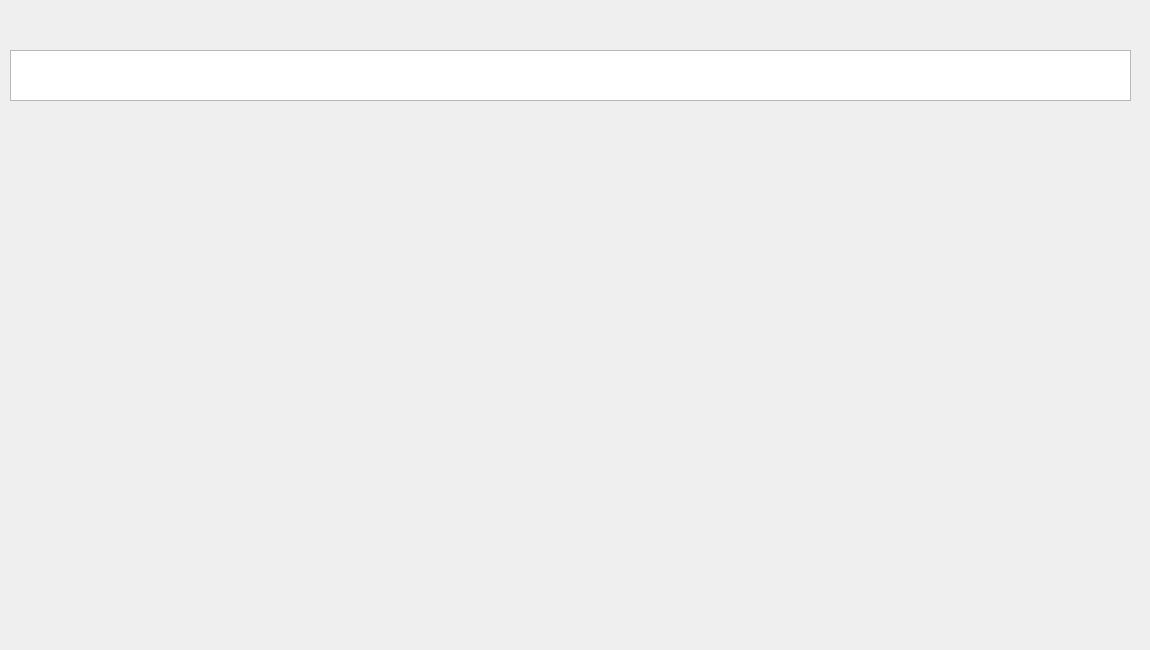
        <widget class="QWidget" name="tab_9">
         <attribute name="title">
          <string>Αποτελέσματα</string>
         </attribute>
         <widget class="MplWidget" name="MplWidget_2" native="true">
          <property name="geometry">
           <rect>
            <x>60</x>
            <y>340</y>
            <width>391</width>
            <height>291</height>
           </rect>
          </property>
         </widget>
         <widget class="QLabel" name="label_31">
          <property name="geometry">
           <rect>
            <x>10</x>
            <y>20</y>
            <width>1131</width>
            <height>31</height>
           </rect>
          </property>
          <property name="text">
           <string/>
          </property>
         </widget>
         <widget class="QTextEdit" name="textEdit">
          <property name="geometry">
           <rect>
            <x>10</x>
            <y>50</y>
            <width>1121</width>
            <height>51</height>
           </rect>
          </property>
         </widget>
         <widget class="MplWidget" name="MplWidget_7" native="true">
          <property name="geometry">
           <rect>
            <x>700</x>
            <y>350</y>
            <width>391</width>
            <height>291</height>
           </rect>
          </property>
         </widget>
         <widget class="QLabel" name="label_180">
          <property name="geometry">
           <rect>
            <x>200</x>
            <y>10</y>
            <width>741</width>
            <height>401</height>
           </rect>
          </property>
          <property name="styleSheet">
           <string notr="true">border-image: url(C:/Users/Public/Documents/Python/page.png);</string>
          </property>
          <property name="text">
           <string/>
          </property>
         </widget>
         <widget class="QLabel" name="label_181">
          <property name="geometry">
           <rect>
            <x>560</x>
            <y>410</y>
            <width>41</width>
            <height>181</height>
           </rect>
          </property>
          <property name="styleSheet">
           <string notr="true">border-image: url(C:/Users/Public/Documents/Python/katheto.png);</string>
          </property>
          <property name="text">
           <string/>
          </property>
         </widget>
        </widget>
